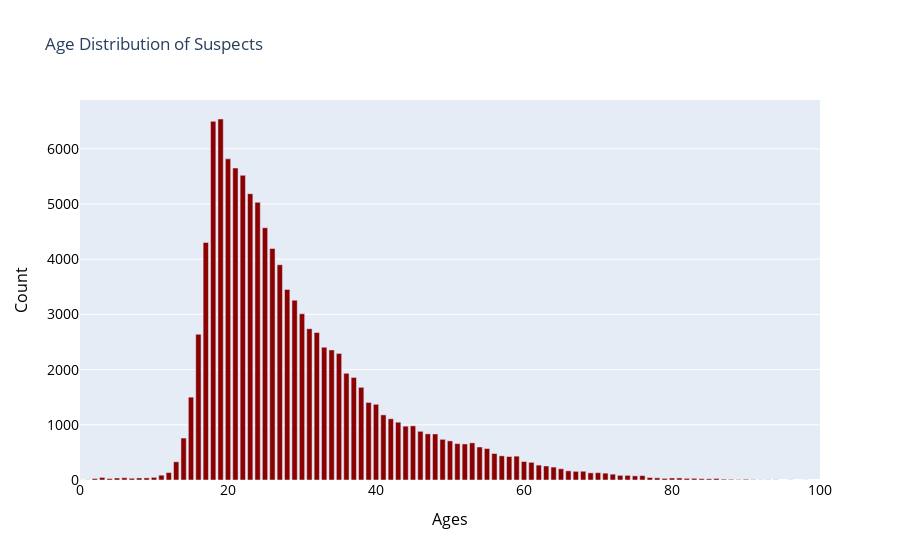

Source (notebook cell):
### Markdown cell above
## Age Distribution of Suspect

### Code cell
trace1 = go.Bar(x=SuspectList, y=SuspectCount, name="Age distribution of Suspects", marker=dict(color="darkred"))

data = [trace1]
layout = go.Layout(title="Age Distribution of Suspects",
    xaxis=dict(title="Ages", titlefont=dict(size=16,color="black"), tickfont=dict(size=14,color="black",), range=[0,100]),
    yaxis=dict(title="Count", titlefont=dict(size=16,color="black"), tickfont=dict(size=14,color="black")),
    bargap=0.2, bargroupgap=0.1)

fig = go.Figure(data=data, layout=layout)
iplot(fig)

### Figure 1 — Plotly figure (JSON) as saved in the notebook; plotly's stock layout.template omitted (floating-point values rounded to 4 significant figures)
{"data": [{"marker": {"color": "darkred"}, "name": "Age distribution of Suspects", "type": "bar", "x": [25, 31, 33, 47, 15, 48, 29, 24, 18, 19, 22, 23, 68, 20, 41, 17, 64, 21, 43, 28, 27, 55, 37, 39, 32, 35, 42, 30, 59, 44, 40, 72, 26, 34, 16, 56, 51, 45, 38, 36, 12, 13, 63, 58, 52, 49, 70, 46, 88, 54, 61, 66, 71, 14, 69, 53, 50, 60, 80, 4, 75, 67, 10, 62, 57, 76, 74, 73, 81, 83, 11, 9, 3, 65, 86, 6, 7, 84, 2, 5, 82, 79, 90, 8, 87, 93, 89, 85, 77, 78, 94, 96, 98, 91, 1, 0, 92, 311], "y": [4570, 2741, 2405, 836, 1501, 834, 3258, 5031, 6497, 6540, 5520, 5187, 159, 5818, 1180, 4303, 234, 5652, 1047, 3452, 3899, 570, 1858, 1405, 2672, 2293, 1109, 3011, 432, 975, 1371, 106, 4194, 2357, 2641, 480, 659, 981, 1679, 1933, 135, 330, 254, 425, 653, 737, 133, 882, 12, 598, 320, 166, 124, 760, 130, 673, 709, 335, 36, 26, 75, 157, 48, 270, 438, 79, 84, 84, 37, 30, 87, 38, 46, 204, 28, 41, 31, 24, 26, 36, 29, 29, 13, 37, 15, 3, 7, 22, 45, 39, 4, 2, 1, 5, 3, 1, 2, 1]}], "layout": {"bargap": 0.2, "bargroupgap": 0.1, "title": {"text": "Age Distribution of Suspects"}, "xaxis": {"range": [0, 100], "tickfont": {"color": "black", "size": 14}, "title": {"font": {"color": "black", "size": 16}, "text": "Ages"}}, "yaxis": {"tickfont": {"color": "black", "size": 14}, "title": {"font": {"color": "black", "size": 16}, "text": "Count"}}}}
